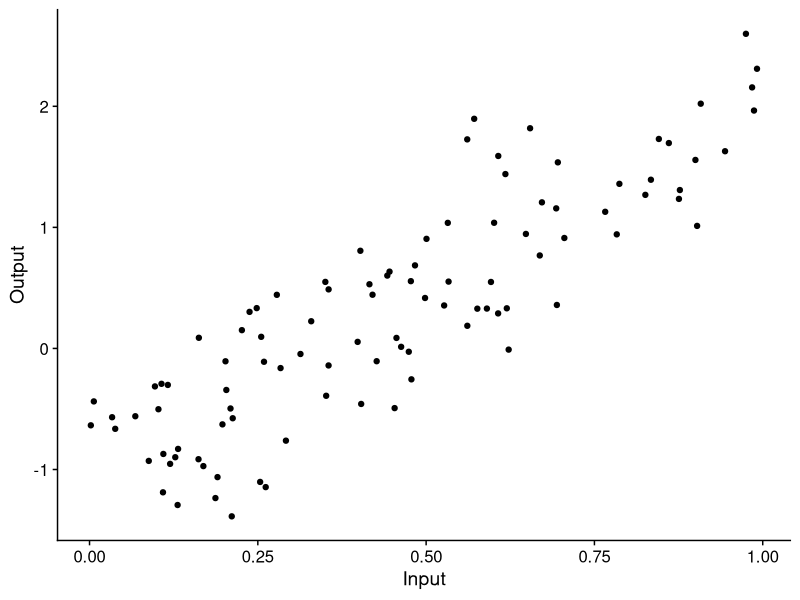
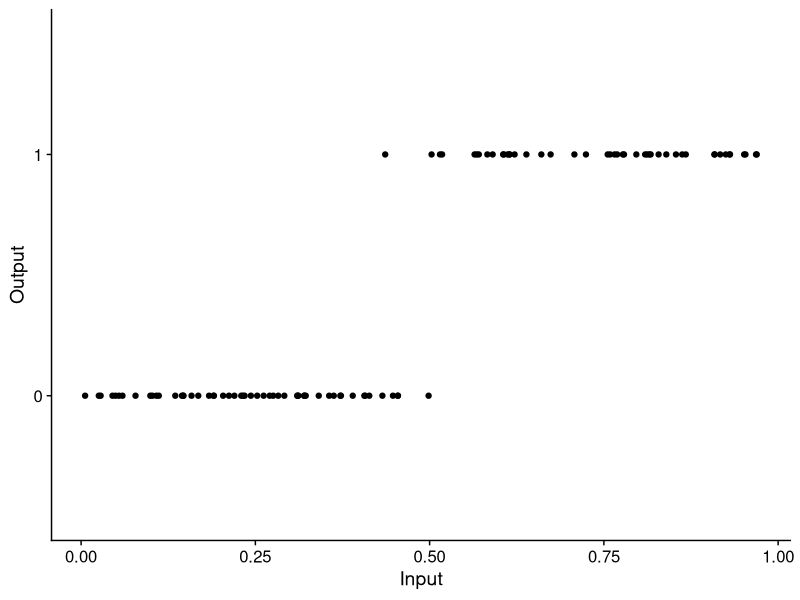
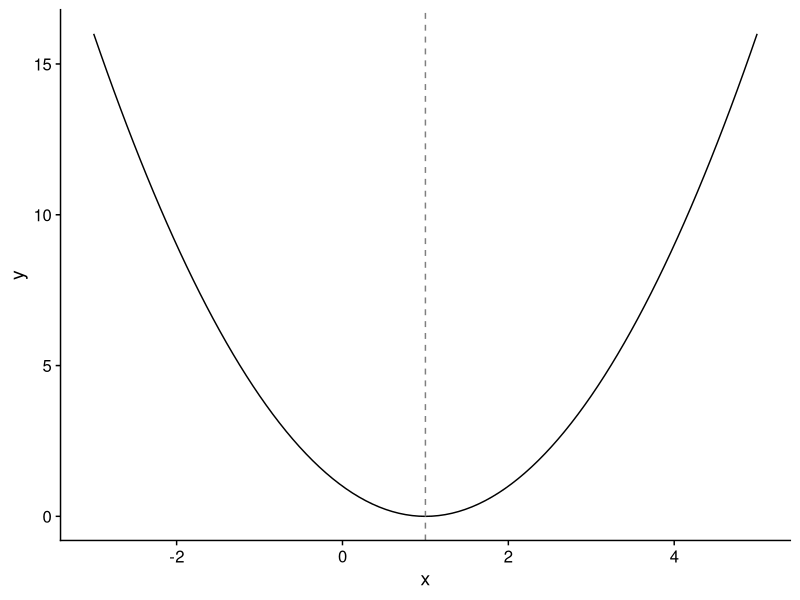
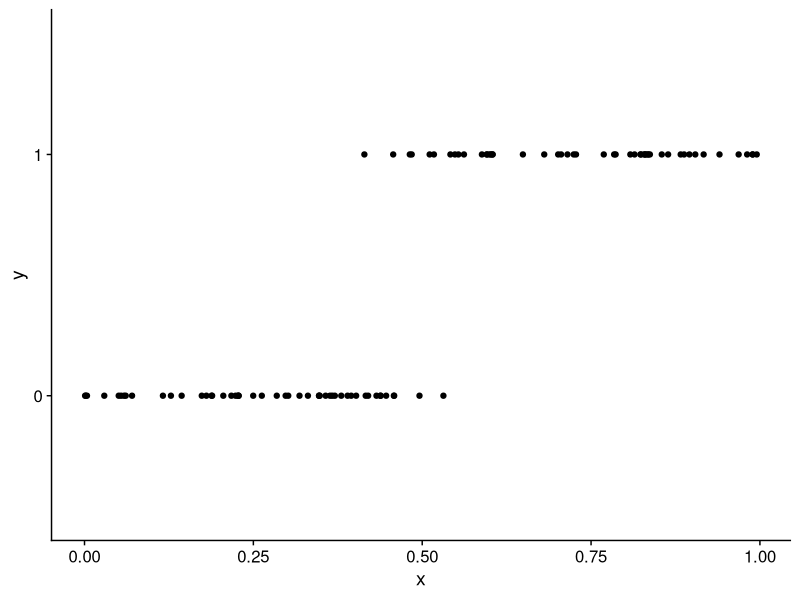
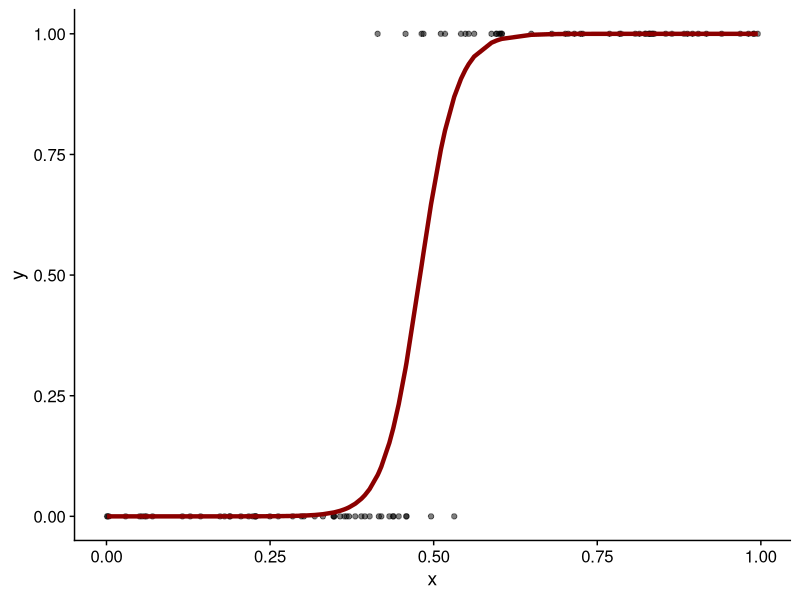
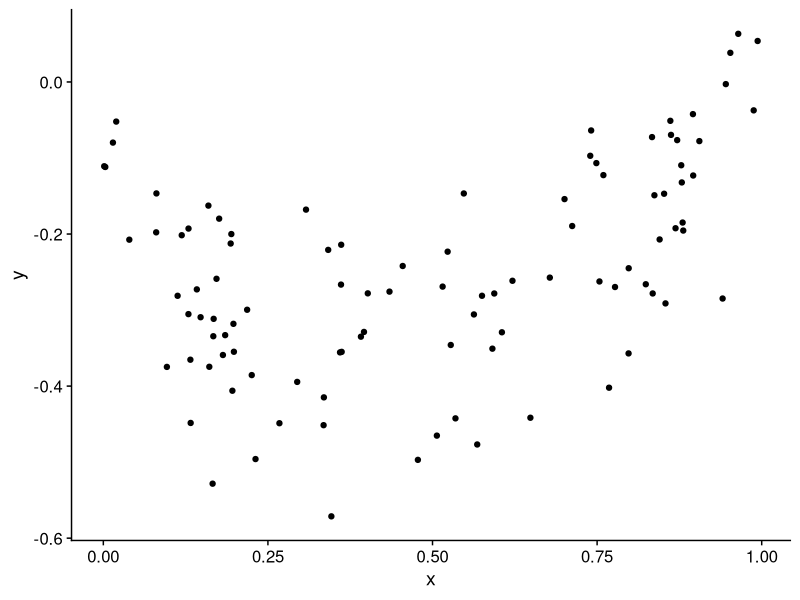
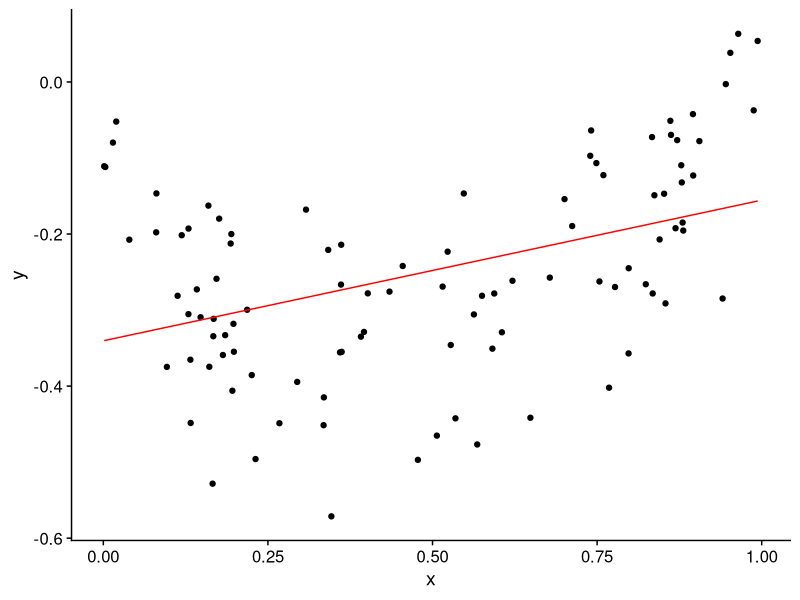
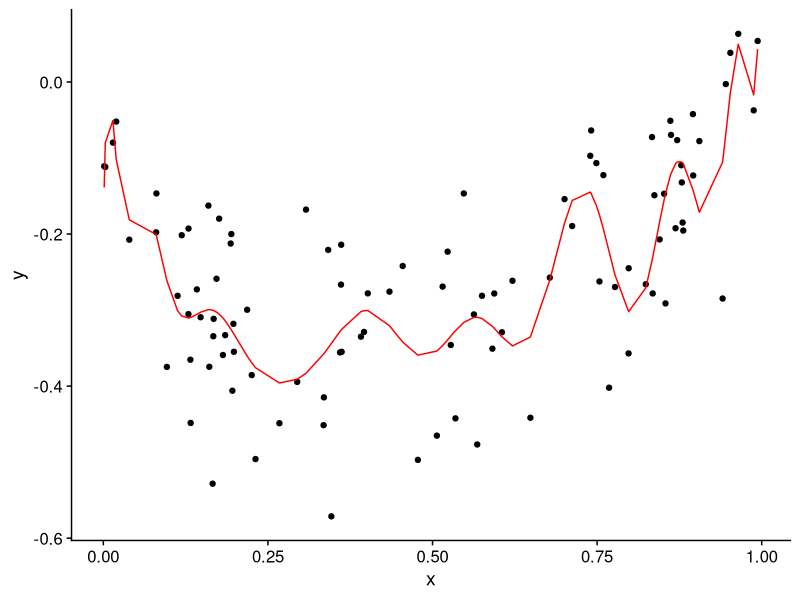

These figures' R source, in order:
## ---- chunk 1
suppressPackageStartupMessages({
  library(tidyverse)
})

theme_set(cowplot::theme_cowplot())
## ---- chunk 2
df <- tibble(
  Input = runif(100),
  Output = 3 * Input - 1 + rnorm(100, 0, 0.4)
)

ggplot(df, aes(x = Input, y = Output)) +
  geom_point() 
## ---- chunk 3
sigmoid <- function(x) {
  1 / (1 + exp(-x))
}

df <- tibble(
  Input = runif(100),
  Output = as.factor(round(sigmoid(5 * (Input-0.5)) + rnorm(100, sd=0.05)))
)

ggplot(df, aes(x = Input, y = Output)) +
  geom_point() +
  scale_y_discrete()
## ---- chunk 4
ggplot() + xlim(-3, 5) + 
  geom_function(fun = function(x) (x-1)^2) + 
  geom_vline(xintercept = 1, color='grey50', linetype=2) +
  labs(x="x", y="y")
## ---- chunk 5
sigmoid <- function(x) {
  1 / (1 + exp(-x))
}

x = runif(100)
y = as.factor(round(sigmoid(5 * (x-0.5)) + rnorm(100, sd=0.05)))

df <- tibble(
  x=x,
  y=y
)

y <- as.numeric(y)-1

ggplot(df, aes(x = x, y = y)) +
  geom_point() +
  scale_y_discrete()
## ---- chunk 6
df <- data.frame(y = y, x = x)
fit <- glm(y ~ x, data = df, 
           family='binomial')
df$predicted <- predict(fit, 
                        type='response')

ggplot(df, aes(x = x, y = y)) +
  geom_point(alpha=.5) +
  geom_line(aes(y = predicted), 
            colour='darkred', size=1.5)
## ---- chunk 7
set.seed(123456)
x <- runif(100)
y <- x * log(x) + 
  rnorm(100, sd=0.1)
qplot(x,y)
## ---- chunk 8
fit <- lm(y ~ x)
df <- data.frame(x,y,
                 t=predict(fit))

ggplot(df, aes(x=x)) +
  geom_point(aes(y=y)) +
  geom_line(aes(y=t), colour='red')
## ---- chunk 9
fit <- lm(y ~ poly(x, 20))
df <- data.frame(x,y,
                 t=predict(fit))

ggplot(df, aes(x=x)) +
  geom_point(aes(y=y)) +
  geom_line(aes(y=t), colour='red')
## ---- chunk 10
set.seed(123456)
x_train <- runif(100); x_test <- runif(100)
y_train <- x_train + 5 * x_train^2 + 
  rnorm(100, sd=0.5)
y_test <- x_train + 5 * x_train^2 + 
  rnorm(100, sd=0.5)
## ---- chunk 11
models <- lapply(1:20, function(i) {
  lm(y_train ~ poly(x_train, i))
})
## ---- chunk 12
mse <- sapply(models, function(fit) {
  test_predictions <- predict(fit, newdata=data.frame(x=x_test))
  mean((y_test-test_predictions)^2)
})
## ---- chunk 13
qplot(1:20, mse) +
  labs(x = "Degree of polynomial", y = "Mean squared error (test)")
